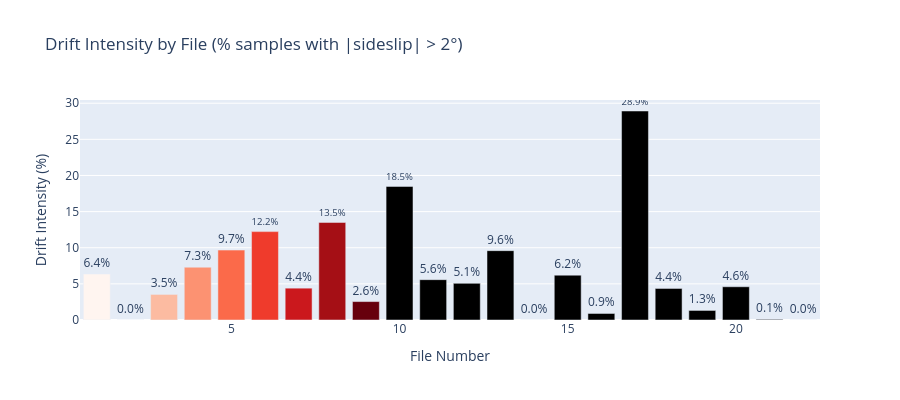

Notebook source saved alongside this figure:
### Markdown cell above
## 5. Drift Intensity Analysis

### Code cell
# Drift intensity per file
fig = go.Figure(go.Bar(
    x=file_df['file_num'],
    y=file_df['drift_intensity'],
    marker_color=px.colors.sequential.Reds,
    text=[f"{x:.1f}%" for x in file_df['drift_intensity']],
    textposition='outside'
))
fig.update_layout(
    title='Drift Intensity by File (% samples with |sideslip| > 2°)',
    xaxis_title='File Number',
    yaxis_title='Drift Intensity (%)',
    height=400
)
fig.show()

### Figure 1 — Plotly figure (JSON) as saved in the notebook; plotly's stock layout.template omitted (floating-point values rounded to 4 significant figures)
{"data": [{"marker": {"color": ["rgb(255,245,240)", "rgb(254,224,210)", "rgb(252,187,161)", "rgb(252,146,114)", "rgb(251,106,74)", "rgb(239,59,44)", "rgb(203,24,29)", "rgb(165,15,21)", "rgb(103,0,13)"]}, "text": ["6.4%", "0.0%", "3.5%", "7.3%", "9.7%", "12.2%", "4.4%", "13.5%", "2.6%", "18.5%", "5.6%", "5.1%", "9.6%", "0.0%", "6.2%", "0.9%", "28.9%", "4.4%", "1.3%", "4.6%", "0.1%", "0.0%"], "textposition": "outside", "type": "bar", "x": [1, 2, 3, 4, 5, 6, 7, 8, 9, 10, 11, 12, 13, 14, 15, 16, 17, 18, 19, 20, 21, 22], "y": [6.37, 0.0, 3.539, 7.308, 9.676, 12.23, 4.406, 13.5, 2.551, 18.49, 5.582, 5.074, 9.597, 0.0, 6.205, 0.9041, 28.92, 4.364, 1.324, 4.602, 0.08511, 0.0]}], "layout": {"height": 400, "title": {"text": "Drift Intensity by File (% samples with |sideslip| > 2°)"}, "xaxis": {"title": {"text": "File Number"}}, "yaxis": {"title": {"text": "Drift Intensity (%)"}}}}
